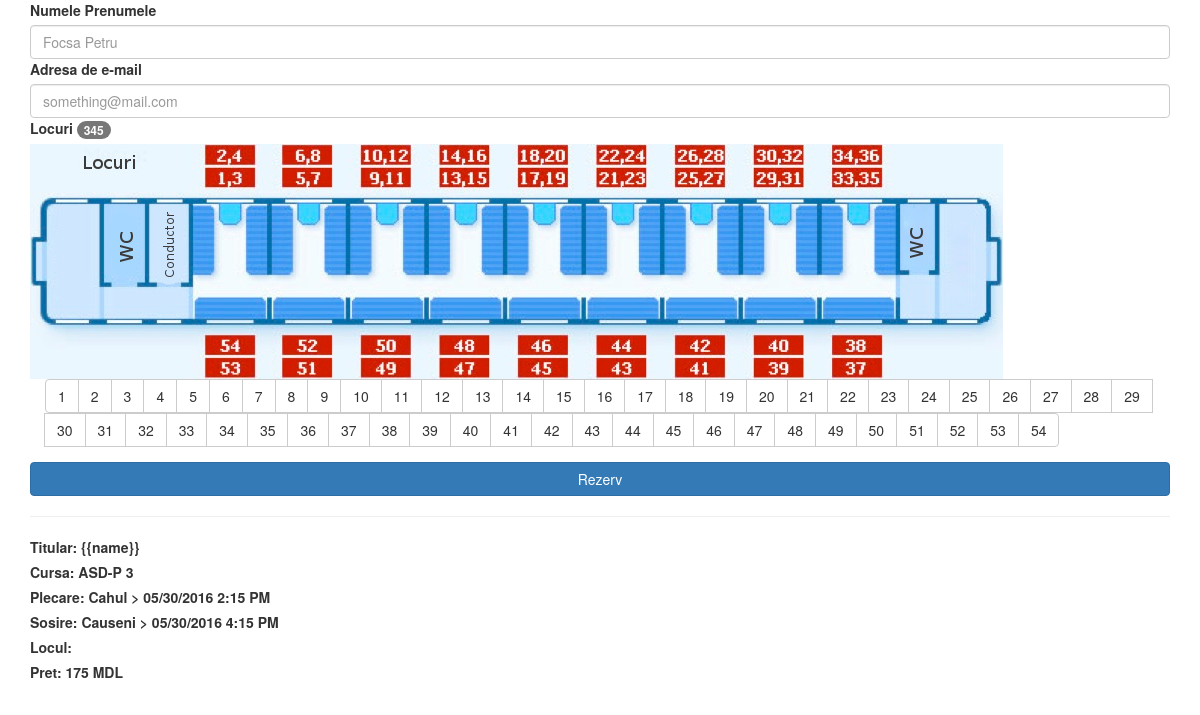
The page /trainTickets/order.php?sch=3 on the database its author committed.
### tables this page shows
CREATE TABLE `train` (
  `id` int(2) NOT NULL,
  `type` varchar(10) NOT NULL,
  `name` varchar(10) NOT NULL,
  `place` int(3) NOT NULL
);

CREATE TABLE `schedule` (
  `id` int(11) NOT NULL,
  `id_train` int(2) NOT NULL,
  `start` varchar(20) NOT NULL,
  `destination` varchar(20) NOT NULL,
  `start_time` varchar(20) NOT NULL,
  `destination_time` varchar(20) NOT NULL
);

CREATE TABLE `city` (
  `name` varchar(20) NOT NULL,
  `distance` int(4) NOT NULL
);

### trainTickets/order.php (the view, shortened to what this page needs)
<?php
$sch_id=$_GET['sch'];
$querry = mysql_fetch_row(mysql_query("SELECT * FROM schedule WHERE id=$sch_id"));
$querryTrain=mysql_fetch_row(mysql_query("SELECT name,place FROM train WHERE id=$querry[1]"));
$numOfOrders=mysql_fetch_row(mysql_query("SELECT COUNT(sch_id) FROM orders"));
$numOfOrders=$numOfOrders[0];
$free=$querryTrain[1] - $numOfOrders;
$price = mysql_fetch_array(mysql_query("SELECT distance FROM city"));
$price = $price[0]*5;
?>
<!DOCTYPE html>
	<html>
		<head>
    <link rel="stylesheet" href="css/bootstrap.min.css" />
		</head>
		<body>
		<div class="container" ng-app="" >
			<form name="add" action="<?php echo htmlspecialchars($_SERVER["PHP_SELF"]);?>" method="POST">
				<div class="form-group" >
					<label>Numele Prenumele</label>
    				<input type="text" class="form-control" name="name"placeholder="Focsa Petru" required ng-model="name">
    				<label>Adresa de e-mail</label>
    				<input type="email" id="mail" class="form-control" placeholder="something@mail.com" name="mail"required ng-model="text">
    				<label>Locuri <span class="badge"><?php echo $free;?></span></label>
    				<img src="img/plackart.jpg" class="img-responsive">
    				<div class="btn-group container">
    					<?php
    						for($i=1;$i<55;$i++)
    							echo "<button type='button' class='btn btn-default' onclick='place($i)'>$i</button>";
    					?>
					</div>
				</div>
			  <button type="submit" class="btn btn-primary btn-block" name="submit" onsubmit="sendMail()">Rezerv</button>
			</form>
			<div id="send">
			<hr>
    				<label>Titular: {{name}} </label><br>
    				<label>Cursa: <?php echo "$querryTrain[0] $sch_id";?> </label><br>
    				<label>Plecare: <?php echo "$querry[2] > $querry[4]";?> </label><br>
    				<label>Sosire: <?php echo "$querry[3] > $querry[5]";?> </label><br>
    				<label id="pos">Locul: </label><br>
    				<label>Pret: <?php echo $price;?> MDL</label>
    		</div>
		</div>
		</body>
	</html>

### rows shown on the page
train: name "ASD-P"
schedule: start "Cahul", start_time "05/30/2016 2:15 PM", destination "Causeni", destination_time "05/30/2016 4:15 PM"
city: distance "175"

### other values the page prints
$free "345"
$sch_id "3"
